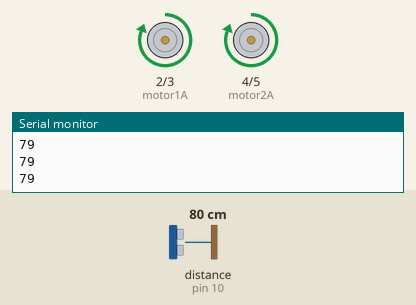
Recording of a sketch running on a simulated Arduino Uno, built with avr-gcc and run on an emulated ATmega328P. On the bench: motor-driver pin pairs drawn as motors (green arrow = first pin HIGH = forward, orange = second pin HIGH = backward, longer = more drive), the last lines printed to the serial monitor. Wiring (inferred from the names in the program): ultrasonic range finder: trigger pin 9; echo pin 10. Inputs (shaded band) come from the test bench; at power-on: distance to the obstacle (sensor on pin 10) 80 cm. The echo pulse lasts 58.3 µs per cm.

Above: at 1.2 s.
1.3 s: distance to the obstacle (sensor on pin 10) set to 23 cm
2.8 s: distance to the obstacle (sensor on pin 10) set to 18 cm
At 3.9 s:
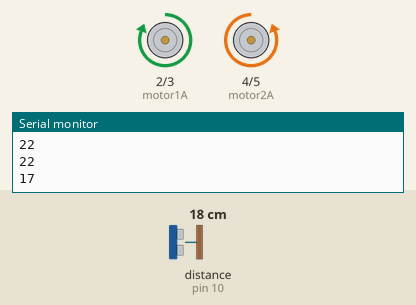
5.8 s: distance to the obstacle (sensor on pin 10) set to 35 cm
8.3 s: distance to the obstacle (sensor on pin 10) set to 2 cm
At 8.7 s:
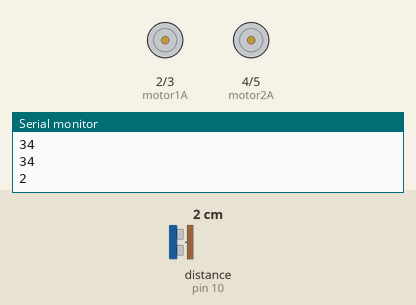
Timing chart, 0 to 12.3 s (numbered marks = the images above; inputs shaded):
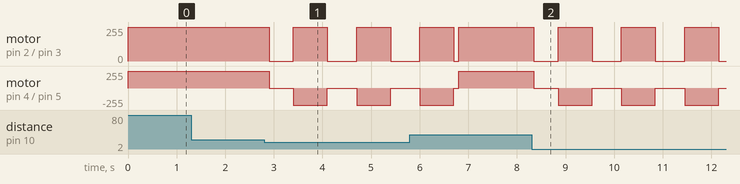

The sketch:

delivery_robot.ino
```cpp
/*
 * Smart Campus Delivery Robot — obstacle avoidance (HC-SR04 + L298N)
 * Pins: Trig 9, Echo 10, Motor1 2/3, Motor2 4/5
 */
#define trigPin 9
#define echoPin 10

#define motor1A 2
#define motor1B 3
#define motor2A 4
#define motor2B 5

long duration;
int distance;

void setup() {
  pinMode(trigPin, OUTPUT);
  pinMode(echoPin, INPUT);

  pinMode(motor1A, OUTPUT);
  pinMode(motor1B, OUTPUT);
  pinMode(motor2A, OUTPUT);
  pinMode(motor2B, OUTPUT);

  Serial.begin(9600);
}

int getDistance() {
  digitalWrite(trigPin, LOW);
  delayMicroseconds(2);

  digitalWrite(trigPin, HIGH);
  delayMicroseconds(10);
  digitalWrite(trigPin, LOW);

  duration = pulseIn(echoPin, HIGH, 30000UL);
  if (duration == 0) {
    return 999;
  }
  return (int)(duration * 0.034 / 2);
}

void moveForward() {
  digitalWrite(motor1A, HIGH);
  digitalWrite(motor1B, LOW);
  digitalWrite(motor2A, HIGH);
  digitalWrite(motor2B, LOW);
}

void stopRobot() {
  digitalWrite(motor1A, LOW);
  digitalWrite(motor1B, LOW);
  digitalWrite(motor2A, LOW);
  digitalWrite(motor2B, LOW);
}

void turnRight() {
  digitalWrite(motor1A, HIGH);
  digitalWrite(motor1B, LOW);
  digitalWrite(motor2A, LOW);
  digitalWrite(motor2B, HIGH);
}

void loop() {
  distance = getDistance();
  Serial.println(distance);

  if (distance < 20) {
    stopRobot();
    delay(500);
    turnRight();
    delay(700);
    stopRobot();
  } else {
    moveForward();
  }

  delay(100);
}
```

Measured:
- the behaviour switches between 21 and 20 cm on distance to the obstacle (sensor on pin 10) (found by bisection; images 0 and 1)
- after the input at 2.8 s, motor on pin 2 (motor1A) / pin 3 (motor1B): alternates forward 255/255 for 0.70 s and stopped for 0.55 s, starting after 0.10 s; motor on pin 4 (motor2A) / pin 5 (motor2B): alternates backward 255/255 for 0.70 s and stopped for 0.55 s, starting after 0.10 s
- after the input at 8.3 s, motor on pin 2 (motor1A) / pin 3 (motor1B): alternates forward 255/255 for 0.70 s and stopped for 0.60 s, starting after 0.05 s; motor on pin 4 (motor2A) / pin 5 (motor2B): alternates backward 255/255 for 0.70 s and stopped for 0.60 s, starting after 0.05 s
